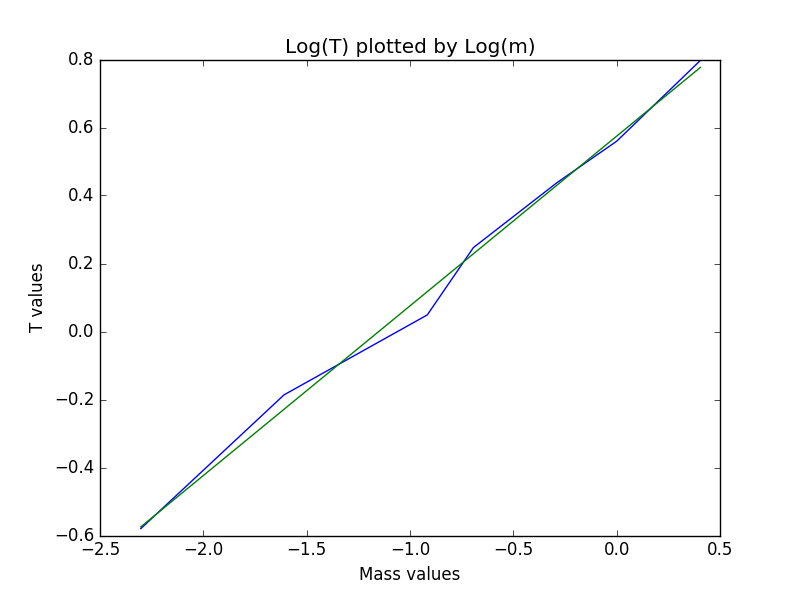

Generate this figure with Python:
#===============================================================================
#                               General Documentation
"""Main module

    See module docstring for description.
"""

#-------------------------------------------------------------------------------
#                               Addition Documentation
#
#
#Modification History
# - Created 10/12/2016 by Tom Graham for CSS 455, University of Washington, 
#   Bothell
#
#Notes:
# - Written for Python 2.7.12
#===============================================================================

import numpy as np
import numpy.ma as ma
import matplotlib.pyplot as plt

def main():
    """ Module to calculate the unknowns in the mass equation T=Cm^n via linear
    regression
    
    This module contains a main function which defines to arrays which
    constitute the T values and m values in the above equation.  It takes the
    log of both arrays, and then runs them through a linear regression, defined
    by formula 1.19 of Kiusalaas.  It then prints out the solution and
    plots the data along with the regression line.
    """
    
    tValues = np.array([.56, .83, 1.05, 1.28, 1.55, 1.75, 2.22])
    mValues = np.array([.1, .2, .4, .5, .75, 1.0, 1.5])
    
    tValues = np.log(tValues)
    mValues = np.log(mValues)
    
    coef = LinearFit(mValues, tValues)
    
    yValues = np.zeros(len(mValues))
    yValues = coef[1] * mValues + coef[0]
    
    plt.plot(mValues, tValues)
    plt.plot(mValues, yValues)
    plt.xlabel("Mass values")
    plt.ylabel("T values")
    plt.title("Log(T) plotted by Log(m)")
    plt.show()
    
    
    
    print("n = " + str(coef[1]))
    print("C = " + str(np.e ** coef[0]))

def LinearFit(xValues, yValues):
    
    #Calculates the numerator and denominatory for slope calculation
    sumTop = np.sum(yValues[0:] * (xValues[0:] - np.mean(xValues)))
    sumBottom = np.sum(xValues[0:] * (xValues[0:] - np.mean(xValues)))
    
    slope = sumTop/sumBottom
    intercept = np.mean(yValues) - np.mean(xValues) * slope
    
    #Puts coefficients in array to be returned
    coef = np.array([intercept, slope])
    
    return coef;
    
if (__name__ == "__main__"):
    main()
